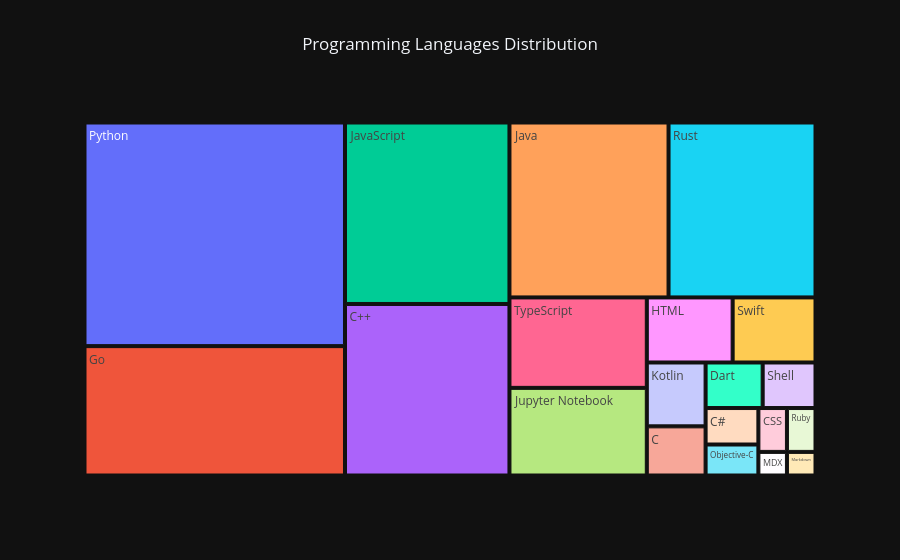

The cell this chart's notebook holds for it:
### Code cell
# Interactive choropleth for repository distribution by language
if plotly_available:
    # Prepare data for treemap
    lang_repo_counts = df['Primary Language'].value_counts().head(20)
    lang_data = pd.DataFrame({'Language': lang_repo_counts.index, 'Count': lang_repo_counts.values})
    
    fig = px.treemap(lang_data, 
                     path=['Language'], 
                     values='Count',
                     title='Treemap of Top 20 Programming Languages by Repository Count')
    
    fig.update_layout(
        title={'text': "Programming Languages Distribution", 'x': 0.5, 'xanchor': 'center'})
    
    fig.update_layout(template="plotly_dark")
fig.update_layout(template="plotly_dark")
fig.show()

### Figure 1 — Plotly figure (JSON) as saved in the notebook; plotly's stock layout.template omitted (floating-point values rounded to 4 significant figures)
{"data": [{"branchvalues": "total", "domain": {"x": [0, 1], "y": [0, 1]}, "hovertemplate": "labels=%{label}<br>Count=%{value}<br>parent=%{parent}<br>id=%{id}<extra></extra>", "ids": ["Python", "Go", "JavaScript", "C++", "Java", "Rust", "TypeScript", "Jupyter Notebook", "HTML", "Swift", "Kotlin", "C", "Dart", "Shell", "C#", "Objective-C", "CSS", "Ruby", "MDX", "Markdown"], "labels": ["Python", "Go", "JavaScript", "C++", "Java", "Rust", "TypeScript", "Jupyter Notebook", "HTML", "Swift", "Kotlin", "C", "Dart", "Shell", "C#", "Objective-C", "CSS", "Ruby", "MDX", "Markdown"], "name": "", "parents": ["", "", "", "", "", "", "", "", "", "", "", "", "", "", "", "", "", "", "", ""], "type": "treemap", "values": [605.0, 350.0, 310.0, 293.0, 289.0, 267.0, 129.0, 125.0, 58.0, 56.0, 39.0, 30.0, 27.0, 25.0, 20.0, 17.0, 13.0, 13.0, 7.0, 7.0]}], "layout": {"legend": {"tracegroupgap": 0}, "title": {"text": "Programming Languages Distribution", "x": 0.5, "xanchor": "center"}}}
